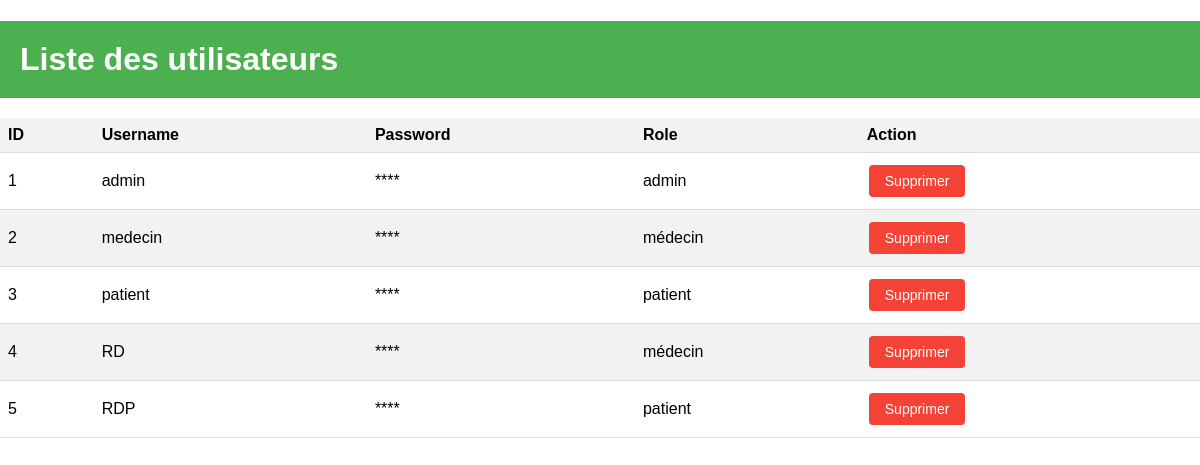
Page /admin (signed in) on the earlier database version.
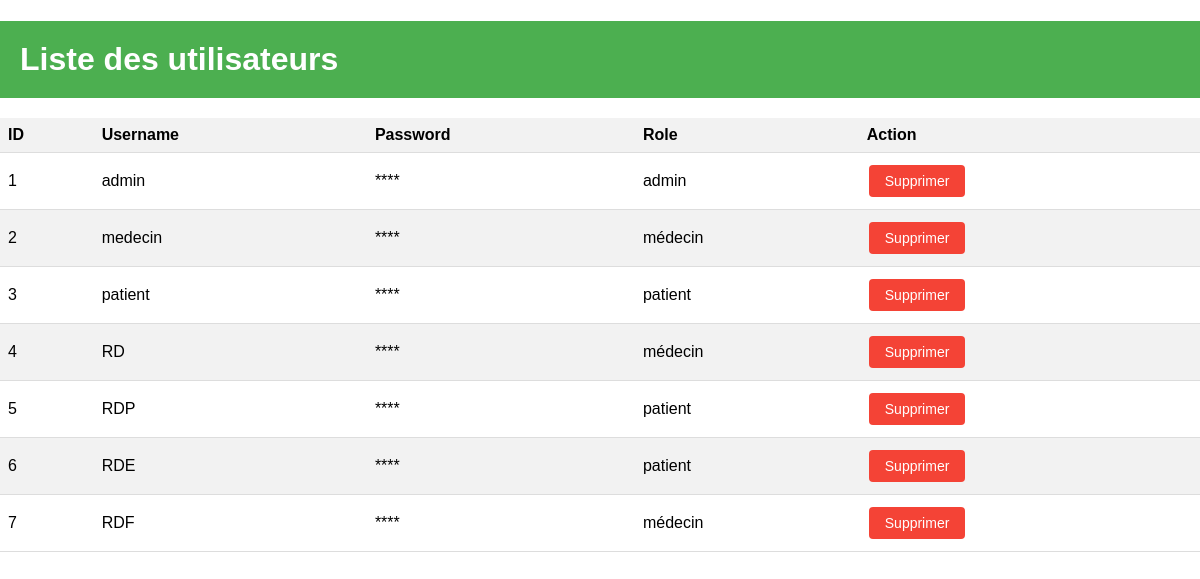
Same page on the later database version.
### app.py (models this page shows)
class User(UserMixin, db.Model):
    id = db.Column(db.Integer, primary_key=True)
    username = db.Column(db.String(80), unique=True, nullable=False)
    password = db.Column(db.String(120), nullable=False)
    ROLE_CHOICES = [('patient', 'Patient'), ('médecin', 'Médecin'), ('admin', 'Admin')]
    role = db.Column(db.String(10), nullable=False, default='patient')

### app.py (the view)
@app.route('/admin')
@login_required
@admin_required
def admin():
    users = User.query.all()
    return render_template('admin.html', users=users)

### app.py (called while the page is built)
def admin_required(f):
    @wraps(f)
    def decorated_function(*args, **kwargs):
        if not current_user.is_authenticated or current_user.role != 'admin':
            abort(403)  # Forbidden
        return f(*args, **kwargs)
    return decorated_function

@login_manager.user_loader
def load_user(user_id):
    return User.query.get(int(user_id))

### templates/admin.html (shortened to what this page needs)
<!DOCTYPE html>
<html lang="en">
<head>
    <link rel="stylesheet" href="{{ url_for('static', filename='css/style_admin.css') }}">
</head>
<body>
    <h1>Liste des utilisateurs</h1>
    <table>
        <thead>
            <tr>
                <th>ID</th>
                <th>Username</th>
                <th>Password</th>
                <th>Role</th>
                <th>Action</th>
            </tr>
        </thead>
        <tbody>
            {% for user in users %}
                <tr>
                    <td>{{ user.id }}</td>
                    <td>{{ user.username }}</td>
                    <td>****</td>
                    <td>{{ user.role }}</td>
                    <td>
                        <form action="{{ url_for('admin', user_id=user.id) }}" method="POST">
                          <button type="submit" class="btn-delete">Supprimer</button>
                        </form>
                      </td>
                </tr>
            {% endfor %}
        </tbody>
    </table>
</body>
</html>

### static/css/style_admin.css (style rules this page uses)
body { font-family: Arial, sans-serif; margin: 0; padding: 0; }
h1 { background-color: #4CAF50; color: white; padding: 20px; margin-bottom: 20px; }
table { width: 100%; border-collapse: collapse; }
thead { background-color: #f2f2f2; }
th, td { padding: 8px; text-align: left; border-bottom: 1px solid #ddd; }
tr:nth-child(even) { background-color: #f2f2f2; }
.btn-delete { background-color: #f44336; border: none; color: white; text-align: center; text-decoration: none; font-size: 14px; padding: 8px 16px; margin: 4px 2px; cursor: pointer; transition-duration: 0.4s; border-radius: 4px; }

Differences in the rows shown:
added User: id "6", username "RDE", role "patient"
added User: id "7", username "RDF", role "médecin"
